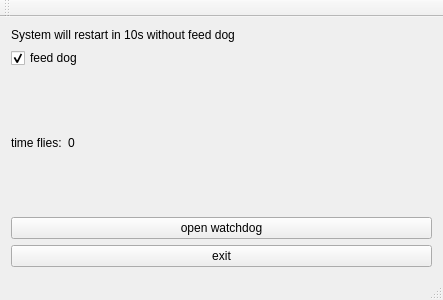
<?xml version="1.0" encoding="UTF-8"?>
<ui version="4.0">
 <class>MainWindow</class>
 <widget class="QMainWindow" name="MainWindow">
  <property name="geometry">
   <rect>
    <x>0</x>
    <y>0</y>
    <width>443</width>
    <height>300</height>
   </rect>
  </property>
  <property name="windowTitle">
   <string>WatchDog</string>
  </property>
  <widget class="QWidget" name="centralWidget">
   <layout class="QHBoxLayout" name="horizontalLayout">
    <item>
     <layout class="QGridLayout" name="gridLayout">
      <item row="1" column="0" colspan="2">
       <widget class="QCheckBox" name="checkBox">
        <property name="sizePolicy">
         <sizepolicy hsizetype="Expanding" vsizetype="Fixed">
          <horstretch>0</horstretch>
          <verstretch>0</verstretch>
         </sizepolicy>
        </property>
        <property name="text">
         <string>feed dog</string>
        </property>
        <property name="checked">
         <bool>true</bool>
        </property>
       </widget>
      </item>
      <item row="2" column="0">
       <widget class="QLabel" name="label">
        <property name="sizePolicy">
         <sizepolicy hsizetype="Preferred" vsizetype="Expanding">
          <horstretch>0</horstretch>
          <verstretch>0</verstretch>
         </sizepolicy>
        </property>
        <property name="text">
         <string>time flies:</string>
        </property>
       </widget>
      </item>
      <item row="3" column="0" colspan="2">
       <widget class="QPushButton" name="pushButton">
        <property name="sizePolicy">
         <sizepolicy hsizetype="Expanding" vsizetype="Fixed">
          <horstretch>0</horstretch>
          <verstretch>0</verstretch>
         </sizepolicy>
        </property>
        <property name="text">
         <string>open watchdog</string>
        </property>
       </widget>
      </item>
      <item row="0" column="0" colspan="2">
       <widget class="QLabel" name="label_2">
        <property name="sizePolicy">
         <sizepolicy hsizetype="Expanding" vsizetype="Fixed">
          <horstretch>0</horstretch>
          <verstretch>0</verstretch>
         </sizepolicy>
        </property>
        <property name="text">
         <string>System will restart in 10s without feed dog</string>
        </property>
       </widget>
      </item>
      <item row="2" column="1">
       <widget class="QLabel" name="times">
        <property name="sizePolicy">
         <sizepolicy hsizetype="Expanding" vsizetype="Expanding">
          <horstretch>0</horstretch>
          <verstretch>0</verstretch>
         </sizepolicy>
        </property>
        <property name="text">
         <string>0</string>
        </property>
       </widget>
      </item>
      <item row="4" column="0" colspan="2">
       <widget class="QPushButton" name="exitBtn">
        <property name="text">
         <string>exit</string>
        </property>
       </widget>
      </item>
     </layout>
    </item>
   </layout>
  </widget>
  <widget class="QMenuBar" name="menuBar">
   <property name="geometry">
    <rect>
     <x>0</x>
     <y>0</y>
     <width>443</width>
     <height>23</height>
    </rect>
   </property>
  </widget>
  <widget class="QToolBar" name="mainToolBar">
   <attribute name="toolBarArea">
    <enum>TopToolBarArea</enum>
   </attribute>
   <attribute name="toolBarBreak">
    <bool>false</bool>
   </attribute>
  </widget>
  <widget class="QStatusBar" name="statusBar"/>
 </widget>
 <layoutdefault spacing="6" margin="11"/>
 <resources/>
 <connections/>
</ui>
